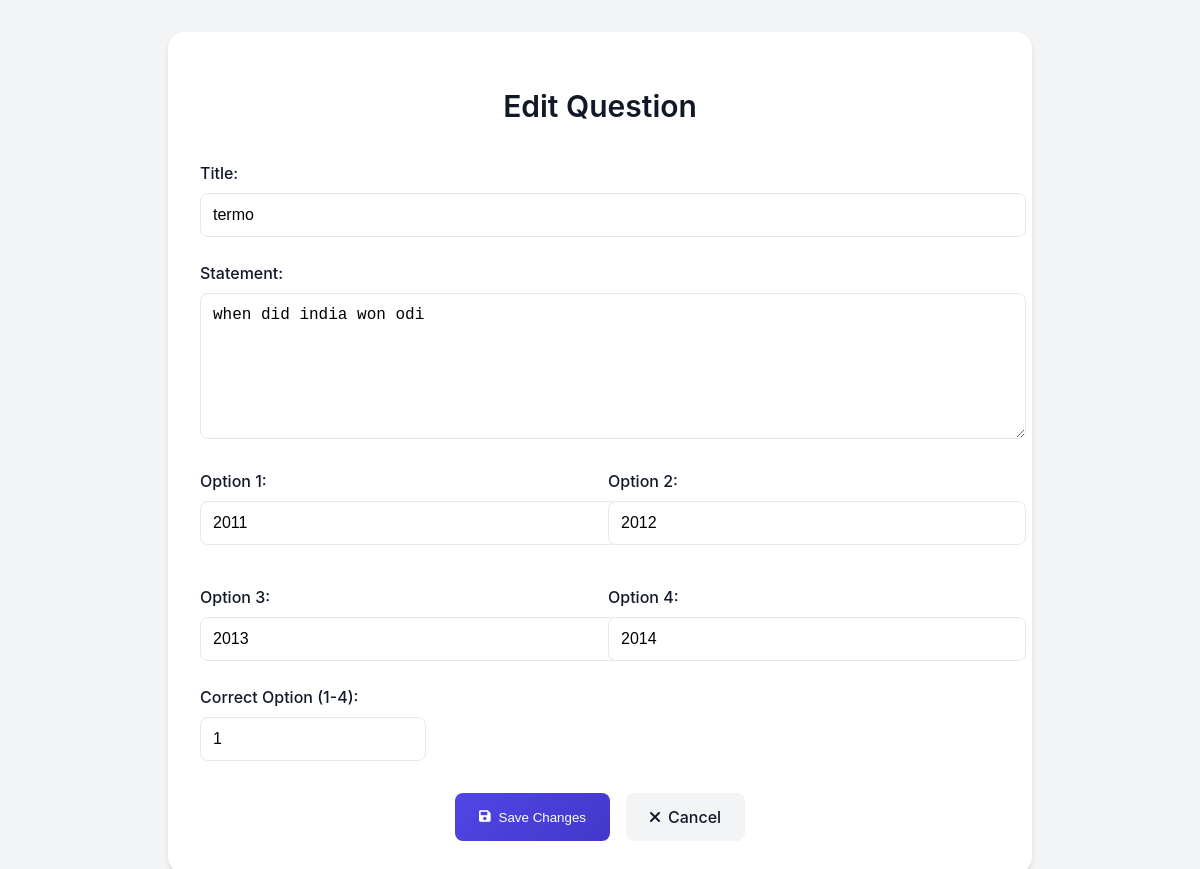
Page /admin/edit_question/1 on the committed database.
### app/models/quiz.py (models this page shows, shortened)
class Question(db.Model):
    __tablename__ = 'questions'  # Table name for the Question model
    id = db.Column(db.Integer, primary_key=True)  # Primary key
    quiz_id = db.Column(db.Integer, db.ForeignKey('quizzes.id'), nullable=False)  # Foreign key to Quiz
    question_number = db.Column(db.Integer, nullable=False)  # Question number within the quiz
    title = db.Column(db.String(200), nullable=False)  # Title of the question
    statement = db.Column(db.Text, nullable=False)  # Detailed question statement
    correct_option = db.Column(db.Integer, nullable=False)  # Index of the correct option (1-4)
    option1 = db.Column(db.String(200), nullable=False)  # First option
    option2 = db.Column(db.String(200), nullable=False)  # Second option
    option3 = db.Column(db.String(200), nullable=True)  # Third option (optional)
    option4 = db.Column(db.String(200), nullable=True)  # Fourth option (optional)
    quiz = db.relationship('Quiz', backref=db.backref('questions', lazy=True))
    created_at = db.Column(db.DateTime, default=datetime.utcnow)  # Timestamp for question creation

### app/controllers/admin_controller.py (the view, shortened to what this page needs)
@admin_bp.route('/edit_question/<int:question_id>', methods=['GET', 'POST'])
def edit_question(question_id):
    question = Question.query.get_or_404(question_id)
    return render_template('admin/edit_question.html', question=question)

### app/templates/admin/edit_question.html (shortened to what this page needs)
<!DOCTYPE html>
<html lang="en">
<head>
    <link href="https://cdnjs.cloudflare.com/ajax/libs/font-awesome/6.0.0/css/all.min.css" rel="stylesheet">
</head>
<body>
    <div class="container">
        <h1>Edit Question</h1>
        <form action="{{ url_for('admin.edit_question', question_id=question.id) }}" method="POST">
            <div class="form-group">
                <label for="title">Title:</label>
                <input type="text" name="title" id="title" value="{{ question.title }}" required>
            </div>
            <div class="form-group">
                <label for="statement">Statement:</label>
                <textarea name="statement" id="statement" required>{{ question.statement }}</textarea>
            </div>
            <div class="options-grid">
                <div class="form-group">
                    <label for="option1">Option 1:</label>
                    <input type="text" name="option1" id="option1" value="{{ question.option1 }}" required>
                </div>
                <div class="form-group">
                    <label for="option2">Option 2:</label>
                    <input type="text" name="option2" id="option2" value="{{ question.option2 }}" required>
                </div>
                <div class="form-group">
                    <label for="option3">Option 3:</label>
                    <input type="text" name="option3" id="option3" value="{{ question.option3 }}">
                </div>
                <div class="form-group">
                    <label for="option4">Option 4:</label>
                    <input type="text" name="option4" id="option4" value="{{ question.option4 }}">
                </div>
            </div>
            <div class="form-group">
                <label for="correct_option">Correct Option (1-4):</label>
                <input type="number" name="correct_option" id="correct_option" min="1" max="4"
                       value="{{ question.correct_option }}" required class="correct-option">
            </div>
            <div class="button-group">
                <button type="submit" class="submit-btn">
                    <i class="fas fa-save"></i> Save Changes
                </button>
                <a href="{{ url_for('admin.quiz') }}" class="cancel-btn">
                    <i class="fas fa-times"></i> Cancel
                </a>
            </div>
        </form>
    </div>
</body>
</html>

### app/templates/admin/edit_question.html (style rules this page uses)
:root { --primary-color: #4f46e5; --primary-hover: #4338ca; --bg-color: #f3f4f6; --card-bg: #ffffff; --text-primary: #111827; --text-secondary: #6b7280; --error: #ef4444; }
body { font-family: 'Inter', -apple-system, sans-serif; background-color: var(--bg-color); color: var(--text-primary); line-height: 1.5; margin: 0; padding: 2rem; }
.container { max-width: 800px; margin: 0 auto; background-color: var(--card-bg); border-radius: 1rem; box-shadow: 0 4px 6px -1px rgba(0, 0, 0, 0.1), 0 2px 4px -1px rgba(0, 0, 0, 0.06); padding: 2rem; }
h1 { font-size: 1.875rem; font-weight: 600; color: var(--text-primary); margin-bottom: 2rem; text-align: center; }
.form-group { margin-bottom: 1.5rem; }
label { display: block; font-weight: 500; margin-bottom: 0.5rem; color: var(--text-primary); }
input[type="text"], input[type="number"], textarea { width: 100%; padding: 0.75rem; border: 1px solid #e5e7eb; border-radius: 0.5rem; font-size: 1rem; transition: all 0.2s ease; background-color: white; }
textarea { min-height: 120px; resize: vertical; }
.options-grid { display: grid; grid-template-columns: repeat(2, 1fr); gap: 1rem; }
.correct-option { width: 100%; max-width: 200px; }
.button-group { display: flex; gap: 1rem; margin-top: 2rem; justify-content: center; }
.submit-btn { padding: 0.75rem 1.5rem; background: linear-gradient(135deg, var(--primary-color), var(--primary-hover)); color: white; border: none; border-radius: 0.5rem; font-weight: 500; cursor: pointer; transition: all 0.2s ease; display: inline-flex; align-items: center; gap: 0.5rem; }
.cancel-btn { padding: 0.75rem 1.5rem; background-color: #f3f4f6; color: var(--text-primary); border: none; border-radius: 0.5rem; font-weight: 500; cursor: pointer; transition: all 0.2s ease; text-decoration: none; display: inline-flex; align-items: center; gap: 0.5rem; }

### rows in the picture
Question: title "termo", statement "when did india won odi", option1 "2011", option2 "2012", option3 "2013", option4 "2014", correct_option "1"
